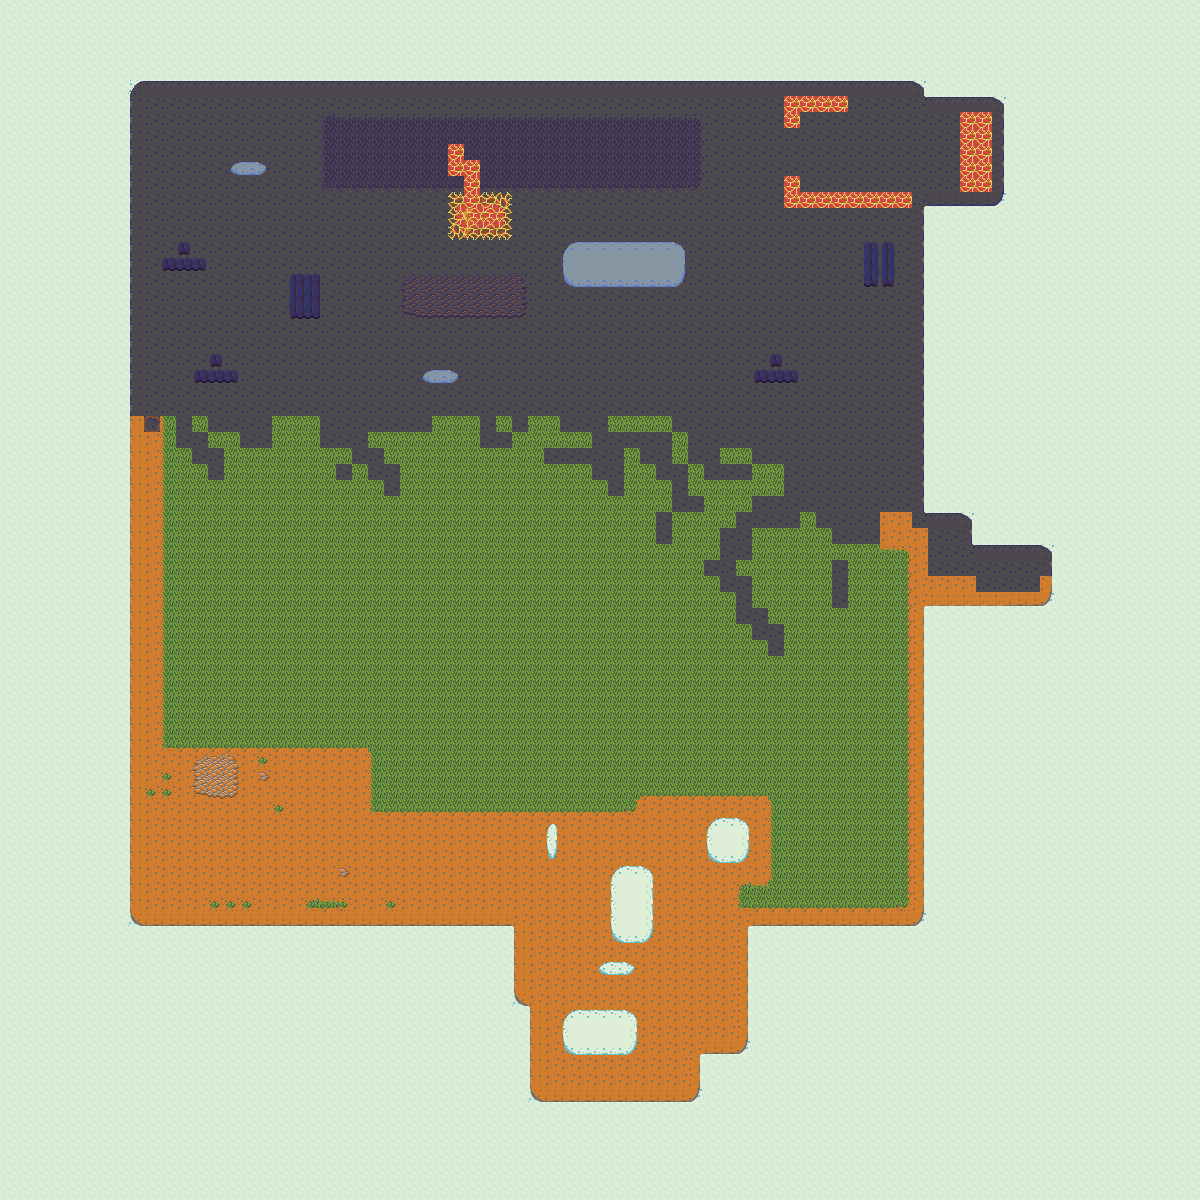

Below is a game level as drawn by its tile map, then a one-line description and the .tmx that defines it (tile-layer data replaced by summaries):
An orthogonal 75x75 tile map with 16x16 px tiles, 1 tile layer (Background_Layer), 5 hidden layers not drawn, 10 tilesets and 231 objects (12x 1, 9x LANTERN_FIRE, 9x LAVA_SMOKE, 2x PLAYER_START, CASTLE_OF_DOOM, ...).

<map version="1.0" tiledversion="1.1.4" orientation="orthogonal" renderorder="right-down" width="75" height="75" tilewidth="16" tileheight="16" infinite="0" nextobjectid="449">
 <tileset firstgid="1" name="Wall" tilewidth="16" tileheight="16" tilecount="1020" columns="20">
  <image source="../sprites/objects/Wall.png" width="320" height="816" />
 </tileset>
 <tileset firstgid="1021" name="Floor" tilewidth="16" tileheight="16" tilecount="819" columns="21">
  <image source="../sprites/objects/Floor.png" width="336" height="624" />
 </tileset>
 <tileset firstgid="1840" name="Tree0" tilewidth="16" tileheight="16" tilecount="264" columns="8">
  <image source="../sprites/objects/Tree0.png" trans="ffffff" width="128" height="528" />
 </tileset>
 <tileset firstgid="2104" name="Hill0" tilewidth="16" tileheight="16" tilecount="288" columns="16">
  <image source="../sprites/objects/Hill0.png" trans="ffffff" width="256" height="288" />
 </tileset>
 <tileset firstgid="2392" name="Pit0" tilewidth="16" tileheight="16" tilecount="256" columns="8">
  <image source="../sprites/objects/Pit0.png" width="128" height="512" />
 </tileset>
 <tileset firstgid="2648" name="Door0" tilewidth="16" tileheight="16" tilecount="40" columns="8">
  <image source="../sprites/objects/Door0.png" width="128" height="80" />
 </tileset>
 <tileset firstgid="2688" name="Decor0" tilewidth="16" tileheight="16" tilecount="176" columns="8">
  <image source="../sprites/objects/Decor0.png" width="128" height="352" />
 </tileset>
 <tileset firstgid="2864" name="Ground0" tilewidth="16" tileheight="16" tilecount="56" columns="8">
  <image source="../sprites/objects/Ground0.png" width="128" height="112" />
 </tileset>
 <tileset firstgid="2920" name="Map0" tilewidth="16" tileheight="16" tilecount="180" columns="12">
  <image source="../sprites/objects/Map0.png" trans="ffffff" width="192" height="240" />
 </tileset>
 <tileset firstgid="3100" name="Light" tilewidth="16" tileheight="16" tilecount="8" columns="8">
  <image source="../sprites/items/Light.png" trans="ffffff" width="128" height="16" />
 </tileset>
 <layer name="Background_Layer" width="75" height="75">
  <data>[5625 cells, 5625 non-empty, 113 distinct tile ids]</data>
 </layer>
 <objectgroup name="MAP_COLLISION_LAYER">
  <object id="206" x="162" y="818" width="28" height="28" />
  <object id="207" x="194" y="818" width="12" height="12" />
  <object id="208" x="162" y="850" width="12" height="12" />
  <object id="209" x="164" y="884" width="24" height="24" />
  <object id="210" x="198" y="758" width="36" height="36" />
  <object id="211" x="544" y="824" width="16" height="36" />
  <object id="212" x="612" y="868" width="40" height="72" />
  <object id="213" x="708" y="820" width="40" height="40" />
  <object id="214" x="600" y="964" width="36" height="8" />
  <object id="215" x="564" y="1012" width="72" height="40" />
  <object id="216" x="882" y="820" width="12" height="56" />
  <object id="217" x="786" y="820" width="12" height="56" />
  <object id="221" x="706" y="786" width="60" height="12" />
  <object id="222" x="690" y="770" width="28" height="12" />
  <object id="223" x="658" y="754" width="28" height="12" />
  <object id="224" x="658" y="722" width="12" height="28" />
  <object id="225" x="674" y="706" width="44" height="12" />
  <object id="226" x="658" y="674" width="12" height="28" />
  <object id="227" x="674" y="674" width="12" height="12" />
  <object id="228" x="866" y="722" width="12" height="12" />
  <object id="229" x="882" y="706" width="12" height="44" />
  <object id="230" x="754" y="690" width="92" height="12" />
  <object id="231" x="754" y="722" width="92" height="12" />
  <object id="232" x="754" y="754" width="92" height="12" />
  <object id="233" x="866" y="626" width="44" height="12" />
  <object id="234" x="899" y="642" width="12" height="44" />
  <object id="235" x="882" y="674" width="12" height="12" />
  <object id="236" x="706" y="642" width="12" height="12" />
  <object id="237" x="706" y="658" width="12" height="12" />
  <object id="238" x="690" y="658" width="12" height="12" />
  <object id="239" x="834" y="562" width="12" height="44" />
  <object id="240" x="818" y="610" width="12" height="28" />
  <object id="241" x="802" y="626" width="12" height="12" />
  <object id="242" x="754" y="626" width="28" height="12" />
  <object id="243" x="770" y="642" width="12" height="12" />
  <object id="244" x="738" y="578" width="12" height="44" />
  <object id="245" x="754" y="610" width="12" height="12" />
  <object id="246" x="706" y="562" width="28" height="12" />
  <object id="247" x="722" y="530" width="28" height="28" />
  <object id="248" x="754" y="514" width="44" height="12" />
  <object id="249" x="834" y="498" width="12" height="28" />
  <object id="250" x="818" y="450" width="12" height="44" />
  <object id="251" x="802" y="466" width="12" height="12" />
  <object id="252" x="642" y="626" width="28" height="12" />
  <object id="253" x="610" y="594" width="28" height="12" />
  <object id="254" x="626" y="610" width="12" height="12" />
  <object id="255" x="642" y="562" width="28" height="12" />
  <object id="256" x="658" y="578" width="12" height="12" />
  <object id="257" x="594" y="562" width="12" height="12" />
  <object id="258" x="546" y="562" width="28" height="12" />
  <object id="259" x="530" y="546" width="28" height="12" />
  <object id="260" x="530" y="530" width="12" height="12" />
  <object id="261" x="530" y="482" width="12" height="12" />
  <object id="262" x="546" y="498" width="12" height="12" />
  <object id="263" x="562" y="514" width="12" height="12" />
  <object id="264" x="482" y="546" width="12" height="12" />
  <object id="265" x="498" y="546" width="12" height="12" />
  <object id="266" x="498" y="562" width="12" height="12" />
  <object id="267" x="482" y="530" width="12" height="12" />
  <object id="268" x="498" y="482" width="12" height="12" />
  <object id="269" x="498" y="498" width="12" height="12" />
  <object id="270" x="482" y="498" width="12" height="12" />
  <object id="271" x="482" y="514" width="12" height="12" />
  <object id="272" x="418" y="546" width="28" height="12" />
  <object id="273" x="418" y="562" width="12" height="28" />
  <object id="274" x="386" y="578" width="28" height="12" />
  <object id="275" x="370" y="562" width="28" height="12" />
  <object id="276" x="306" y="578" width="44" height="12" />
  </objectgroup>
 <layer name="Ground_Layer" width="75" height="75" visible="0">
  <data>[5625 cells, 374 non-empty, 55 distinct tile ids]</data>
 </layer>
 <objectgroup name="MAP_SPAWNS_LAYER" visible="0">
  <!-- 40 objects omitted --></objectgroup>
 <objectgroup name="MAP_PORTAL_LAYER">
  <!-- 38 objects omitted --></objectgroup>
 <objectgroup name="MAP_QUEST_DISCOVER_LAYER" visible="0">
  <!-- 36 objects omitted --></objectgroup>
 <objectgroup name="MAP_QUEST_ITEM_SPAWN_LAYER" visible="0">
  <!-- 35 objects omitted --></objectgroup>
 <objectgroup name="MAP_ENEMY_SPAWN_LAYER" visible="0">
  <!-- 25 objects omitted --></objectgroup>
 <imagelayer name="MAP_LIGHTMAP_LAYER_DAWN" visible="0">
  <image source="topworld_lightmap_dawn.png" width="1200" height="1200" />
 </imagelayer>
 <imagelayer name="MAP_LIGHTMAP_LAYER_DUSK" visible="0" opacity="0.9">
  <image source="topworld_lightmap_dusk.png" width="1200" height="1200" />
 </imagelayer>
 <imagelayer name="MAP_LIGHTMAP_LAYER_NIGHT" visible="0">
  <image source="topworld_lightmap_night.png" width="1200" height="1200" />
 </imagelayer>
 <imagelayer name="MAP_LIGHTMAP_LAYER_AFTERNOON" visible="0">
  <image source="topworld_lightmap_afternoon.png" width="1200" height="1200" />
 </imagelayer>
 <objectgroup name="PARTICLE_EFFECT_SPAWN_LAYER">
  <!-- 18 objects omitted --></objectgroup>
</map>
<!-- 163 of 231 objects omitted -->
